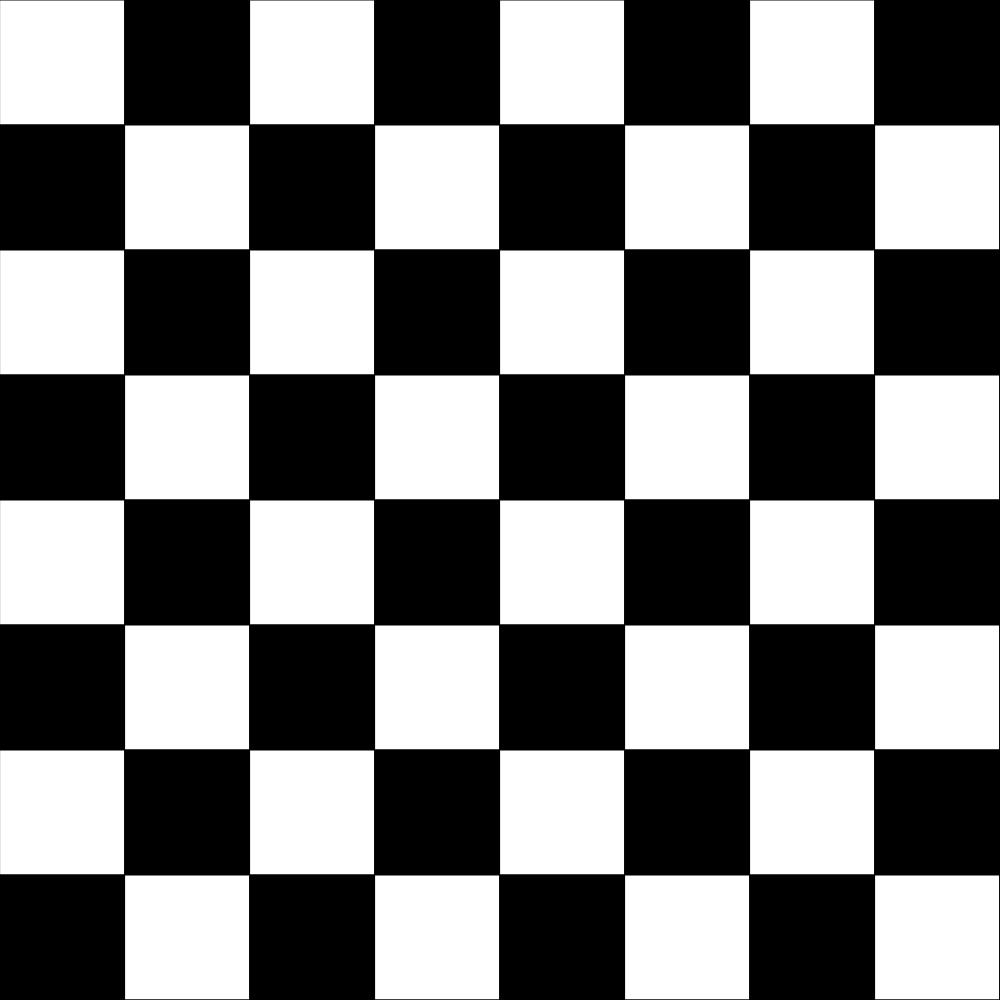
Frame 1 (no input)
Frame 60 (no input): identical to frame 1, image omitted
Frame 120 (the mouse pressed at the canvas centre since frame 60): identical to frame 1, image omitted

The p5.js sketch that drew this single still picture (run headless with seeded random() and noise() and a simulated clock; from frame 60 on, the mouse is pressed at the canvas centre):

// p5.js sketch
// ── sketch.js
// Project Title
// Your Name
// Date
//
// Extra for Experts:
// - describe what you did to take this project "above and beyond"

let coloration = "white";

async function setup() {
  
  // make the largest chessboard that can be made
  if (windowWidth > windowHeight) {
    createCanvas(windowHeight, windowHeight);
  }
  else {
    createCanvas(windowWidth, windowWidth);
  }
  drawChessboard();

}

function draw() {
  
}

function drawChessboard() {
  
  for (let x = 0; x <= width; x += width/8) {
    for (let y = 0; y <= height; y += height/8) {
      fill(coloration);
      rect(x, y, width/8, height/8);
      colorSquare();
    }
  }
  
}

function colorSquare() {

  if (coloration === "white") {
    coloration = "black";
  }
  else {
    coloration = "white";
  }
}
